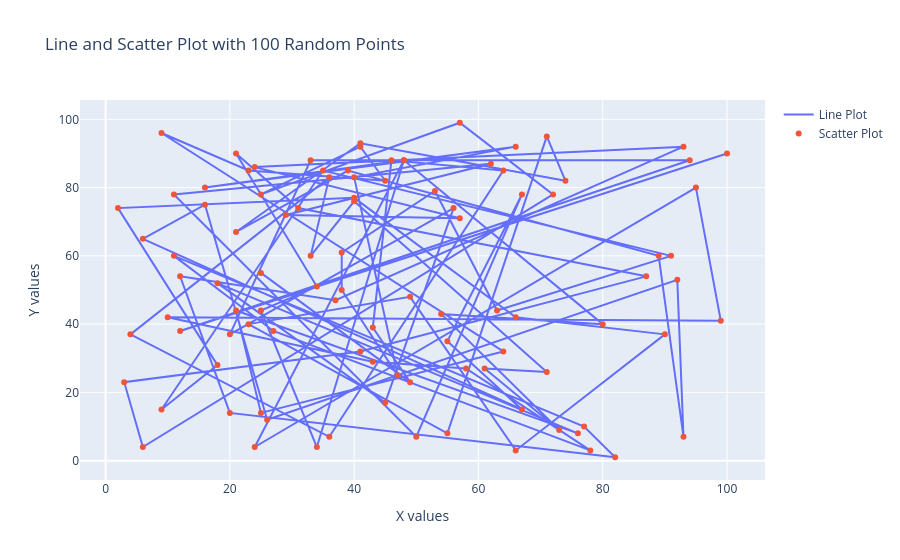

Here is the notebook cell this chart was saved with:
### Code cell
#  line and scatter plots for random 100 x and y coordinates
x = [random.randint(1,100)for i in range(100)]
y = [random.randint(1,100)for i in range(100)]
fig = go.Figure()
# Line Plot
fig.add_trace(go.Scatter(
    x=x,
    y=y,
    mode='lines',
    name='Line Plot'
))
# Scatter Plot
fig.add_trace(go.Scatter(
    x=x,
    y=y,
    mode='markers',
    name='Scatter Plot'
))
fig.update_layout(
    title="Line and Scatter Plot with 100 Random Points",
    xaxis_title="X values",
    yaxis_title="Y values"
)
fig.show()

### Figure 1 — Plotly figure (JSON) as saved in the notebook; plotly's stock layout.template omitted (floating-point values rounded to 4 significant figures)
{"data": [{"mode": "lines", "name": "Line Plot", "type": "scatter", "x": [100, 12, 94, 33, 20, 56, 45, 18, 76, 21, 25, 64, 9, 23, 45, 41, 25, 57, 72, 6, 3, 41, 87, 31, 21, 34, 25, 34, 48, 16, 66, 40, 47, 38, 38, 53, 63, 91, 35, 9, 18, 2, 40, 66, 90, 66, 49, 23, 55, 71, 74, 41, 21, 39, 89, 93, 92, 26, 16, 6, 67, 55, 67, 50, 11, 62, 29, 57, 24, 93, 37, 12, 20, 82, 77, 11, 27, 78, 58, 43, 10, 99, 95, 24, 48, 80, 54, 73, 61, 71, 40, 33, 36, 4, 36, 64, 46, 43, 49, 25], "y": [90, 38, 88, 88, 37, 74, 17, 52, 8, 44, 14, 32, 96, 85, 82, 92, 78, 99, 78, 4, 23, 32, 54, 74, 90, 51, 44, 4, 88, 80, 92, 83, 25, 50, 61, 79, 44, 60, 85, 15, 28, 74, 77, 42, 37, 3, 48, 40, 8, 95, 82, 93, 67, 85, 60, 7, 53, 12, 75, 65, 15, 35, 78, 7, 78, 87, 72, 71, 86, 92, 47, 54, 14, 1, 10, 60, 38, 3, 27, 29, 42, 41, 80, 4, 88, 40, 43, 9, 27, 26, 76, 60, 83, 37, 7, 85, 88, 39, 23, 55]}, {"mode": "markers", "name": "Scatter Plot", "type": "scatter", "x": [100, 12, 94, 33, 20, 56, 45, 18, 76, 21, 25, 64, 9, 23, 45, 41, 25, 57, 72, 6, 3, 41, 87, 31, 21, 34, 25, 34, 48, 16, 66, 40, 47, 38, 38, 53, 63, 91, 35, 9, 18, 2, 40, 66, 90, 66, 49, 23, 55, 71, 74, 41, 21, 39, 89, 93, 92, 26, 16, 6, 67, 55, 67, 50, 11, 62, 29, 57, 24, 93, 37, 12, 20, 82, 77, 11, 27, 78, 58, 43, 10, 99, 95, 24, 48, 80, 54, 73, 61, 71, 40, 33, 36, 4, 36, 64, 46, 43, 49, 25], "y": [90, 38, 88, 88, 37, 74, 17, 52, 8, 44, 14, 32, 96, 85, 82, 92, 78, 99, 78, 4, 23, 32, 54, 74, 90, 51, 44, 4, 88, 80, 92, 83, 25, 50, 61, 79, 44, 60, 85, 15, 28, 74, 77, 42, 37, 3, 48, 40, 8, 95, 82, 93, 67, 85, 60, 7, 53, 12, 75, 65, 15, 35, 78, 7, 78, 87, 72, 71, 86, 92, 47, 54, 14, 1, 10, 60, 38, 3, 27, 29, 42, 41, 80, 4, 88, 40, 43, 9, 27, 26, 76, 60, 83, 37, 7, 85, 88, 39, 23, 55]}], "layout": {"title": {"text": "Line and Scatter Plot with 100 Random Points"}, "xaxis": {"title": {"text": "X values"}}, "yaxis": {"title": {"text": "Y values"}}}}
